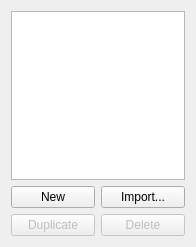
<?xml version="1.0" encoding="UTF-8"?>
<ui version="4.0">
 <class>Dialog</class>
 <widget class="QDialog" name="Dialog">
  <property name="geometry">
   <rect>
    <x>0</x>
    <y>0</y>
    <width>196</width>
    <height>247</height>
   </rect>
  </property>
  <property name="windowTitle">
   <string>Wavetable library</string>
  </property>
  <layout class="QGridLayout" name="gridLayout">
   <item row="2" column="0">
    <widget class="QPushButton" name="duplicate_btn">
     <property name="enabled">
      <bool>false</bool>
     </property>
     <property name="text">
      <string>Duplicate</string>
     </property>
    </widget>
   </item>
   <item row="2" column="1">
    <widget class="QPushButton" name="delete_btn">
     <property name="enabled">
      <bool>false</bool>
     </property>
     <property name="text">
      <string>Delete</string>
     </property>
    </widget>
   </item>
   <item row="0" column="0" colspan="2">
    <widget class="QTableView" name="wavetable_view">
     <property name="editTriggers">
      <set>QAbstractItemView::NoEditTriggers</set>
     </property>
     <property name="selectionMode">
      <enum>QAbstractItemView::SingleSelection</enum>
     </property>
     <property name="selectionBehavior">
      <enum>QAbstractItemView::SelectRows</enum>
     </property>
     <property name="horizontalScrollMode">
      <enum>QAbstractItemView::ScrollPerPixel</enum>
     </property>
     <property name="sortingEnabled">
      <bool>true</bool>
     </property>
     <attribute name="verticalHeaderVisible">
      <bool>false</bool>
     </attribute>
    </widget>
   </item>
   <item row="1" column="0">
    <widget class="QPushButton" name="new_btn">
     <property name="text">
      <string>New</string>
     </property>
    </widget>
   </item>
   <item row="1" column="1">
    <widget class="QPushButton" name="import_btn">
     <property name="text">
      <string>Import...</string>
     </property>
    </widget>
   </item>
  </layout>
 </widget>
 <resources/>
 <connections/>
</ui>
